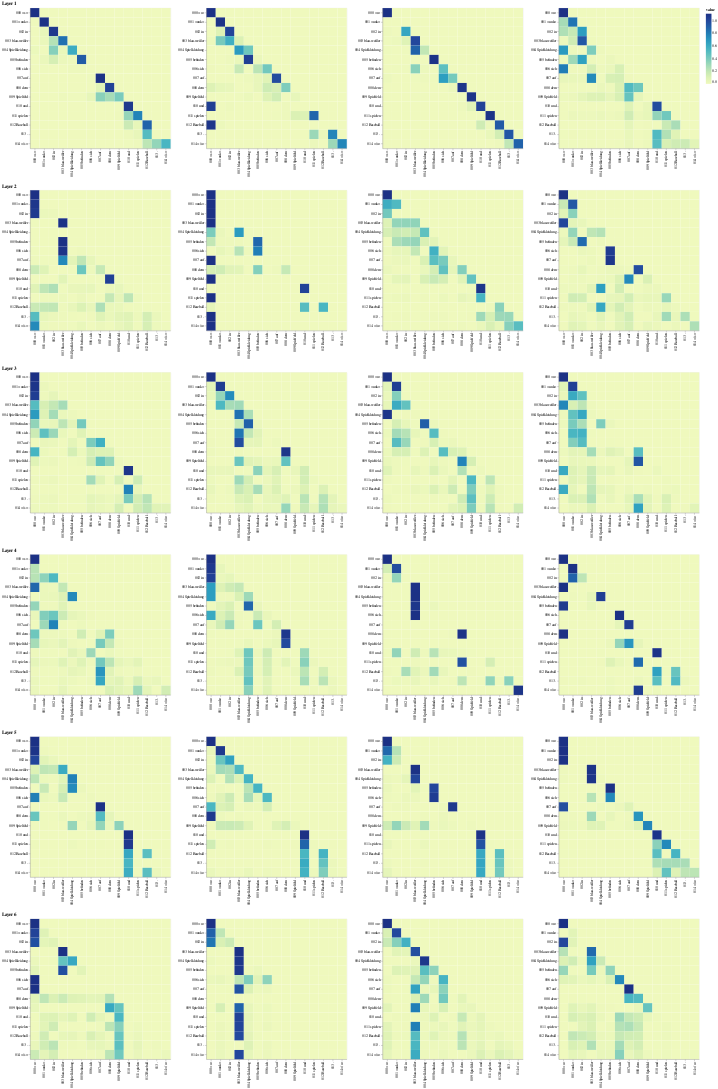

The cell this chart's notebook holds for it:
### Markdown cell above
## Decoder Self Attention

### Code cell
def viz_decoder_self():
    model, example_data = run_model_example(n_examples=1)
    example = example_data[len(example_data) - 1]

    layer_viz = [
        visualize_layer(
            model,
            layer,
            get_decoder_self,
            len(example[1]),
            example[1],
            example[1],
        )
        for layer in range(6)
    ]
    return alt.hconcat(
        layer_viz[0]
        & layer_viz[1]
        & layer_viz[2]
        & layer_viz[3]
        & layer_viz[4]
        & layer_viz[5]
    )


show_example(viz_decoder_self)

### Figure 1 — Vega-Lite specification as saved in the notebook (floating-point values rounded to 4 significant figures; data arrays with more than 128 entries replaced by an {"elided": "..."} marker saying what was removed)
{"config": {"view": {"continuousWidth": 400, "continuousHeight": 300}}, "hconcat": [{"vconcat": [{"hconcat": [{"data": {"name": "data-380ea6382dbcc761fc776e52c44945f5"}, "mark": "rect", "encoding": {"color": {"field": "value", "type": "quantitative"}, "tooltip": [{"field": "row", "type": "quantitative"}, {"field": "column", "type": "quantitative"}, {"field": "value", "type": "quantitative"}, {"field": "row_token", "type": "nominal"}, {"field": "col_token", "type": "nominal"}], "x": {"axis": {"title": ""}, "field": "col_token", "type": "nominal"}, "y": {"axis": {"title": ""}, "field": "row_token", "type": "nominal"}}, "height": 400, "selection": {"selector050": {"type": "interval", "bind": "scales", "encodings": ["x", "y"]}}, "width": 400}, {"data": {"name": "data-48b7ce4f2152ce524c50b4058bf80790"}, "mark": "rect", "encoding": {"color": {"field": "value", "type": "quantitative"}, "tooltip": [{"field": "row", "type": "quantitative"}, {"field": "column", "type": "quantitative"}, {"field": "value", "type": "quantitative"}, {"field": "row_token", "type": "nominal"}, {"field": "col_token", "type": "nominal"}], "x": {"axis": {"title": ""}, "field": "col_token", "type": "nominal"}, "y": {"axis": {"title": ""}, "field": "row_token", "type": "nominal"}}, "height": 400, "selection": {"selector052": {"type": "interval", "bind": "scales", "encodings": ["x", "y"]}}, "width": 400}, {"data": {"name": "data-60ef5cdcd1567bc9e7b52643be4b9675"}, "mark": "rect", "encoding": {"color": {"field": "value", "type": "quantitative"}, "tooltip": [{"field": "row", "type": "quantitative"}, {"field": "column", "type": "quantitative"}, {"field": "value", "type": "quantitative"}, {"field": "row_token", "type": "nominal"}, {"field": "col_token", "type": "nominal"}], "x": {"axis": {"title": ""}, "field": "col_token", "type": "nominal"}, "y": {"axis": {"title": ""}, "field": "row_token", "type": "nominal"}}, "height": 400, "selection": {"selector054": {"type": "interval", "bind": "scales", "encodings": ["x", "y"]}}, "width": 400}, {"data": {"name": "data-a571dc98c736856555a7f6da95338c8c"}, "mark": "rect", "encoding": {"color": {"field": "value", "type": "quantitative"}, "tooltip": [{"field": "row", "type": "quantitative"}, {"field": "column", "type": "quantitative"}, {"field": "value", "type": "quantitative"}, {"field": "row_token", "type": "nominal"}, {"field": "col_token", "type": "nominal"}], "x": {"axis": {"title": ""}, "field": "col_token", "type": "nominal"}, "y": {"axis": {"title": ""}, "field": "row_token", "type": "nominal"}}, "height": 400, "selection": {"selector056": {"type": "interval", "bind": "scales", "encodings": ["x", "y"]}}, "width": 400}]}, {"vconcat": [{"hconcat": [{"data": {"name": "data-9b9568cb031eaabd5e1f6fbdd75ff797"}, "mark": "rect", "encoding": {"color": {"field": "value", "type": "quantitative"}, "tooltip": [{"field": "row", "type": "quantitative"}, {"field": "column", "type": "quantitative"}, {"field": "value", "type": "quantitative"}, {"field": "row_token", "type": "nominal"}, {"field": "col_token", "type": "nominal"}], "x": {"axis": {"title": ""}, "field": "col_token", "type": "nominal"}, "y": {"axis": {"title": ""}, "field": "row_token", "type": "nominal"}}, "height": 400, "selection": {"selector058": {"type": "interval", "bind": "scales", "encodings": ["x", "y"]}}, "width": 400}, {"data": {"name": "data-63315ea214542c3723471b9d54541b06"}, "mark": "rect", "encoding": {"color": {"field": "value", "type": "quantitative"}, "tooltip": [{"field": "row", "type": "quantitative"}, {"field": "column", "type": "quantitative"}, {"field": "value", "type": "quantitative"}, {"field": "row_token", "type": "nominal"}, {"field": "col_token", "type": "nominal"}], "x": {"axis": {"title": ""}, "field": "col_token", "type": "nominal"}, "y": {"axis": {"title": ""}, "field": "row_token", "type": "nominal"}}, "height": 400, "selection": {"selector060": {"type": "interval", "bind": "scales", "encodings": ["x", "y"]}}, "width": 400}, {"data": {"name": "data-a5ccd9c414b5025ce5713311092e36f7"}, "mark": "rect", "encoding": {"color": {"field": "value", "type": "quantitative"}, "tooltip": [{"field": "row", "type": "quantitative"}, {"field": "column", "type": "quantitative"}, {"field": "value", "type": "quantitative"}, {"field": "row_token", "type": "nominal"}, {"field": "col_token", "type": "nominal"}], "x": {"axis": {"title": ""}, "field": "col_token", "type": "nominal"}, "y": {"axis": {"title": ""}, "field": "row_token", "type": "nominal"}}, "height": 400, "selection": {"selector062": {"type": "interval", "bind": "scales", "encodings": ["x", "y"]}}, "width": 400}, {"data": {"name": "data-f8f6bc1a44106174eff7f01a061db531"}, "mark": "rect", "encoding": {"color": {"field": "value", "type": "quantitative"}, "tooltip": [{"field": "row", "type": "quantitative"}, {"field": "column", "type": "quantitative"}, {"field": "value", "type": "quantitative"}, {"field": "row_token", "type": "nominal"}, {"field": "col_token", "type": "nominal"}], "x": {"axis": {"title": ""}, "field": "col_token", "type": "nominal"}, "y": {"axis": {"title": ""}, "field": "row_token", "type": "nominal"}}, "height": 400, "selection": {"selector064": {"type": "interval", "bind": "scales", "encodings": ["x", "y"]}}, "width": 400}]}], "title": "Layer 2"}, {"vconcat": [{"hconcat": [{"data": {"name": "data-ee3423f3a79e83ad2d390ea2a64ad84d"}, "mark": "rect", "encoding": {"color": {"field": "value", "type": "quantitative"}, "tooltip": [{"field": "row", "type": "quantitative"}, {"field": "column", "type": "quantitative"}, {"field": "value", "type": "quantitative"}, {"field": "row_token", "type": "nominal"}, {"field": "col_token", "type": "nominal"}], "x": {"axis": {"title": ""}, "field": "col_token", "type": "nominal"}, "y": {"axis": {"title": ""}, "field": "row_token", "type": "nominal"}}, "height": 400, "selection": {"selector066": {"type": "interval", "bind": "scales", "encodings": ["x", "y"]}}, "width": 400}, {"data": {"name": "data-ecfffadac6f375941a7f6d2a00ed8f3b"}, "mark": "rect", "encoding": {"color": {"field": "value", "type": "quantitative"}, "tooltip": [{"field": "row", "type": "quantitative"}, {"field": "column", "type": "quantitative"}, {"field": "value", "type": "quantitative"}, {"field": "row_token", "type": "nominal"}, {"field": "col_token", "type": "nominal"}], "x": {"axis": {"title": ""}, "field": "col_token", "type": "nominal"}, "y": {"axis": {"title": ""}, "field": "row_token", "type": "nominal"}}, "height": 400, "selection": {"selector068": {"type": "interval", "bind": "scales", "encodings": ["x", "y"]}}, "width": 400}, {"data": {"name": "data-227a257fce315ce5264677880b202559"}, "mark": "rect", "encoding": {"color": {"field": "value", "type": "quantitative"}, "tooltip": [{"field": "row", "type": "quantitative"}, {"field": "column", "type": "quantitative"}, {"field": "value", "type": "quantitative"}, {"field": "row_token", "type": "nominal"}, {"field": "col_token", "type": "nominal"}], "x": {"axis": {"title": ""}, "field": "col_token", "type": "nominal"}, "y": {"axis": {"title": ""}, "field": "row_token", "type": "nominal"}}, "height": 400, "selection": {"selector070": {"type": "interval", "bind": "scales", "encodings": ["x", "y"]}}, "width": 400}, {"data": {"name": "data-1b78e652f25be49f6fffe77911d4ae3f"}, "mark": "rect", "encoding": {"color": {"field": "value", "type": "quantitative"}, "tooltip": [{"field": "row", "type": "quantitative"}, {"field": "column", "type": "quantitative"}, {"field": "value", "type": "quantitative"}, {"field": "row_token", "type": "nominal"}, {"field": "col_token", "type": "nominal"}], "x": {"axis": {"title": ""}, "field": "col_token", "type": "nominal"}, "y": {"axis": {"title": ""}, "field": "row_token", "type": "nominal"}}, "height": 400, "selection": {"selector072": {"type": "interval", "bind": "scales", "encodings": ["x", "y"]}}, "width": 400}]}], "title": "Layer 3"}, {"vconcat": [{"hconcat": [{"data": {"name": "data-e27397abc44f0047b28d1169d5bbb4ec"}, "mark": "rect", "encoding": {"color": {"field": "value", "type": "quantitative"}, "tooltip": [{"field": "row", "type": "quantitative"}, {"field": "column", "type": "quantitative"}, {"field": "value", "type": "quantitative"}, {"field": "row_token", "type": "nominal"}, {"field": "col_token", "type": "nominal"}], "x": {"axis": {"title": ""}, "field": "col_token", "type": "nominal"}, "y": {"axis": {"title": ""}, "field": "row_token", "type": "nominal"}}, "height": 400, "selection": {"selector074": {"type": "interval", "bind": "scales", "encodings": ["x", "y"]}}, "width": 400}, {"data": {"name": "data-db3bd1a824a56442ed75dadf190b0fca"}, "mark": "rect", "encoding": {"color": {"field": "value", "type": "quantitative"}, "tooltip": [{"field": "row", "type": "quantitative"}, {"field": "column", "type": "quantitative"}, {"field": "value", "type": "quantitative"}, {"field": "row_token", "type": "nominal"}, {"field": "col_token", "type": "nominal"}], "x": {"axis": {"title": ""}, "field": "col_token", "type": "nominal"}, "y": {"axis": {"title": ""}, "field": "row_token", "type": "nominal"}}, "height": 400, "selection": {"selector076": {"type": "interval", "bind": "scales", "encodings": ["x", "y"]}}, "width": 400}, {"data": {"name": "data-f85889d9307fe54b947c9eb9278191cc"}, "mark": "rect", "encoding": {"color": {"field": "value", "type": "quantitative"}, "tooltip": [{"field": "row", "type": "quantitative"}, {"field": "column", "type": "quantitative"}, {"field": "value", "type": "quantitative"}, {"field": "row_token", "type": "nominal"}, {"field": "col_token", "type": "nominal"}], "x": {"axis": {"title": ""}, "field": "col_token", "type": "nominal"}, "y": {"axis": {"title": ""}, "field": "row_token", "type": "nominal"}}, "height": 400, "selection": {"selector078": {"type": "interval", "bind": "scales", "encodings": ["x", "y"]}}, "width": 400}, {"data": {"name": "data-f53a213b7583d4acf748c97e5dd4fa3f"}, "mark": "rect", "encoding": {"color": {"field": "value", "type": "quantitative"}, "tooltip": [{"field": "row", "type": "quantitative"}, {"field": "column", "type": "quantitative"}, {"field": "value", "type": "quantitative"}, {"field": "row_token", "type": "nominal"}, {"field": "col_token", "type": "nominal"}], "x": {"axis": {"title": ""}, "field": "col_token", "type": "nominal"}, "y": {"axis": {"title": ""}, "field": "row_token", "type": "nominal"}}, "height": 400, "selection": {"selector080": {"type": "interval", "bind": "scales", "encodings": ["x", "y"]}}, "width": 400}]}], "title": "Layer 4"}, {"vconcat": [{"hconcat": [{"data": {"name": "data-07532676100c4f48658f4f7852a8c230"}, "mark": "rect", "encoding": {"color": {"field": "value", "type": "quantitative"}, "tooltip": [{"field": "row", "type": "quantitative"}, {"field": "column", "type": "quantitative"}, {"field": "value", "type": "quantitative"}, {"field": "row_token", "type": "nominal"}, {"field": "col_token", "type": "nominal"}], "x": {"axis": {"title": ""}, "field": "col_token", "type": "nominal"}, "y": {"axis": {"title": ""}, "field": "row_token", "type": "nominal"}}, "height": 400, "selection": {"selector082": {"type": "interval", "bind": "scales", "encodings": ["x", "y"]}}, "width": 400}, {"data": {"name": "data-c2b6586671b2d7fc1d0b7ec433f6c836"}, "mark": "rect", "encoding": {"color": {"field": "value", "type": "quantitative"}, "tooltip": [{"field": "row", "type": "quantitative"}, {"field": "column", "type": "quantitative"}, {"field": "value", "type": "quantitative"}, {"field": "row_token", "type": "nominal"}, {"field": "col_token", "type": "nominal"}], "x": {"axis": {"title": ""}, "field": "col_token", "type": "nominal"}, "y": {"axis": {"title": ""}, "field": "row_token", "type": "nominal"}}, "height": 400, "selection": {"selector084": {"type": "interval", "bind": "scales", "encodings": ["x", "y"]}}, "width": 400}, {"data": {"name": "data-80e3359aed45db249864df074f80ce48"}, "mark": "rect", "encoding": {"color": {"field": "value", "type": "quantitative"}, "tooltip": [{"field": "row", "type": "quantitative"}, {"field": "column", "type": "quantitative"}, {"field": "value", "type": "quantitative"}, {"field": "row_token", "type": "nominal"}, {"field": "col_token", "type": "nominal"}], "x": {"axis": {"title": ""}, "field": "col_token", "type": "nominal"}, "y": {"axis": {"title": ""}, "field": "row_token", "type": "nominal"}}, "height": 400, "selection": {"selector086": {"type": "interval", "bind": "scales", "encodings": ["x", "y"]}}, "width": 400}, {"data": {"name": "data-05a18810fc35d589316c1ad28bfd4bda"}, "mark": "rect", "encoding": {"color": {"field": "value", "type": "quantitative"}, "tooltip": [{"field": "row", "type": "quantitative"}, {"field": "column", "type": "quantitative"}, {"field": "value", "type": "quantitative"}, {"field": "row_token", "type": "nominal"}, {"field": "col_token", "type": "nominal"}], "x": {"axis": {"title": ""}, "field": "col_token", "type": "nominal"}, "y": {"axis": {"title": ""}, "field": "row_token", "type": "nominal"}}, "height": 400, "selection": {"selector088": {"type": "interval", "bind": "scales", "encodings": ["x", "y"]}}, "width": 400}]}], "title": "Layer 5"}, {"vconcat": [{"hconcat": [{"data": {"name": "data-d90c03b8959139f4e193d14dd3fe0289"}, "mark": "rect", "encoding": {"color": {"field": "value", "type": "quantitative"}, "tooltip": [{"field": "row", "type": "quantitative"}, {"field": "column", "type": "quantitative"}, {"field": "value", "type": "quantitative"}, {"field": "row_token", "type": "nominal"}, {"field": "col_token", "type": "nominal"}], "x": {"axis": {"title": ""}, "field": "col_token", "type": "nominal"}, "y": {"axis": {"title": ""}, "field": "row_token", "type": "nominal"}}, "height": 400, "selection": {"selector090": {"type": "interval", "bind": "scales", "encodings": ["x", "y"]}}, "width": 400}, {"data": {"name": "data-006dc1d7131d119bb4fe89ed544c1d66"}, "mark": "rect", "encoding": {"color": {"field": "value", "type": "quantitative"}, "tooltip": [{"field": "row", "type": "quantitative"}, {"field": "column", "type": "quantitative"}, {"field": "value", "type": "quantitative"}, {"field": "row_token", "type": "nominal"}, {"field": "col_token", "type": "nominal"}], "x": {"axis": {"title": ""}, "field": "col_token", "type": "nominal"}, "y": {"axis": {"title": ""}, "field": "row_token", "type": "nominal"}}, "height": 400, "selection": {"selector092": {"type": "interval", "bind": "scales", "encodings": ["x", "y"]}}, "width": 400}, {"data": {"name": "data-0b7cf6e5e23c600dce3d3521276f14c6"}, "mark": "rect", "encoding": {"color": {"field": "value", "type": "quantitative"}, "tooltip": [{"field": "row", "type": "quantitative"}, {"field": "column", "type": "quantitative"}, {"field": "value", "type": "quantitative"}, {"field": "row_token", "type": "nominal"}, {"field": "col_token", "type": "nominal"}], "x": {"axis": {"title": ""}, "field": "col_token", "type": "nominal"}, "y": {"axis": {"title": ""}, "field": "row_token", "type": "nominal"}}, "height": 400, "selection": {"selector094": {"type": "interval", "bind": "scales", "encodings": ["x", "y"]}}, "width": 400}, {"data": {"name": "data-a7e71a579a421d050ccc9250068ffc80"}, "mark": "rect", "encoding": {"color": {"field": "value", "type": "quantitative"}, "tooltip": [{"field": "row", "type": "quantitative"}, {"field": "column", "type": "quantitative"}, {"field": "value", "type": "quantitative"}, {"field": "row_token", "type": "nominal"}, {"field": "col_token", "type": "nominal"}], "x": {"axis": {"title": ""}, "field": "col_token", "type": "nominal"}, "y": {"axis": {"title": ""}, "field": "row_token", "type": "nominal"}}, "height": 400, "selection": {"selector096": {"type": "interval", "bind": "scales", "encodings": ["x", "y"]}}, "width": 400}]}], "title": "Layer 6"}], "title": "Layer 1"}], "$schema": "https://vega.github.io/schema/vega-lite/v4.17.0.json", "datasets": {"data-380ea6382dbcc761fc776e52c44945f5": {"elided": "225 records"}, "data-48b7ce4f2152ce524c50b4058bf80790": {"elided": "225 records"}, "data-60ef5cdcd1567bc9e7b52643be4b9675": {"elided": "225 records"}, "data-a571dc98c736856555a7f6da95338c8c": {"elided": "225 records"}, "data-9b9568cb031eaabd5e1f6fbdd75ff797": {"elided": "225 records"}, "data-63315ea214542c3723471b9d54541b06": {"elided": "225 records"}, "data-a5ccd9c414b5025ce5713311092e36f7": {"elided": "225 records"}, "data-f8f6bc1a44106174eff7f01a061db531": {"elided": "225 records"}, "data-ee3423f3a79e83ad2d390ea2a64ad84d": {"elided": "225 records"}, "data-ecfffadac6f375941a7f6d2a00ed8f3b": {"elided": "225 records"}, "data-227a257fce315ce5264677880b202559": {"elided": "225 records"}, "data-1b78e652f25be49f6fffe77911d4ae3f": {"elided": "225 records"}, "data-e27397abc44f0047b28d1169d5bbb4ec": {"elided": "225 records"}, "data-db3bd1a824a56442ed75dadf190b0fca": {"elided": "225 records"}, "data-f85889d9307fe54b947c9eb9278191cc": {"elided": "225 records"}, "data-f53a213b7583d4acf748c97e5dd4fa3f": {"elided": "225 records"}, "data-07532676100c4f48658f4f7852a8c230": {"elided": "225 records"}, "data-c2b6586671b2d7fc1d0b7ec433f6c836": {"elided": "225 records"}, "data-80e3359aed45db249864df074f80ce48": {"elided": "225 records"}, "data-05a18810fc35d589316c1ad28bfd4bda": {"elided": "225 records"}, "data-d90c03b8959139f4e193d14dd3fe0289": {"elided": "225 records"}, "data-006dc1d7131d119bb4fe89ed544c1d66": {"elided": "225 records"}, "data-0b7cf6e5e23c600dce3d3521276f14c6": {"elided": "225 records"}, "data-a7e71a579a421d050ccc9250068ffc80": {"elided": "225 records"}}}
